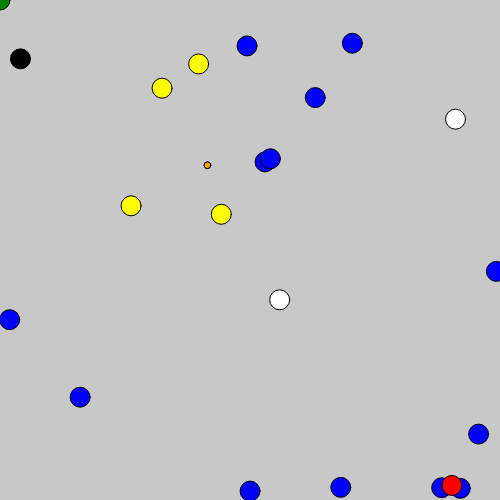
Frame 1 (no input)
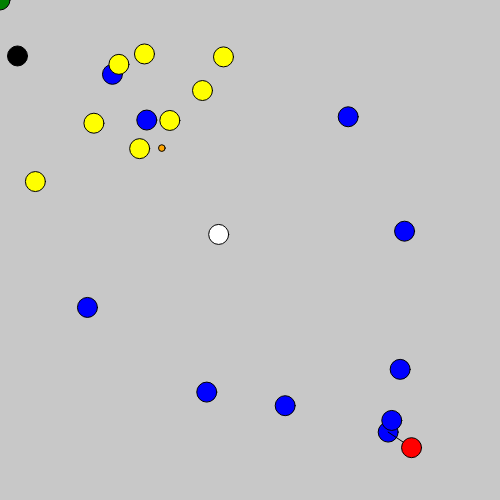
Frame 60 (no input)
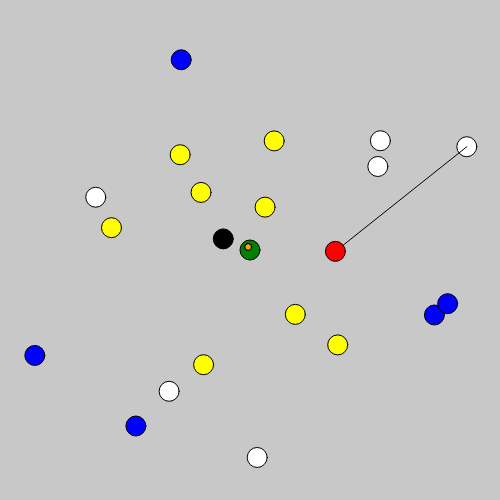
Frame 120 (the mouse pressed at the canvas centre since frame 60)

The p5.js sketch that drew these frames (run headless with seeded random() and noise() and a simulated clock; from frame 60 on, the mouse is pressed at the canvas centre):

// p5.js sketch
// ── sketch.js
let herd;

let goal;
let dog;

function setup() {
  createCanvas(CANVAS_WIDTH, CANVAS_HEIGHT);
  frameRate(FRAME_RATE);
  // 1 - Initialize Population
  goal = createVector(0, 0);
  dog = new Dog(
    Math.random() * CANVAS_WIDTH - CANVAS_WIDTH / 2,
    Math.random() * CANVAS_WIDTH - CANVAS_WIDTH / 2
  );
  let sheep = [];
  for (let i = 0; i < N_SHEEP; i++) {
    const s = new Sheep(
      Math.random() * CANVAS_WIDTH - CANVAS_WIDTH / 2,
      Math.random() * CANVAS_HEIGHT - CANVAS_HEIGHT / 2
    );
    sheep.push(s);
  }
  herd = new Herd(sheep);
}

const NUM_GENERATIONS = 30;
let generation = 0;
const NUM_ITERATIONS = 100;
let iteration = 0;
let progress = [];
let gen_progress = [];
function draw() {
  if (iteration == NUM_ITERATIONS) {
    iteration = 0;
    console.log(
      `Gen: ${generation} - Best: ${herd.fBest} - Mean: ${herd.meanSV}`
    );
    console.log(progress);
    progress = [];
    generation++;
    gen_progress.push(herd.fBest);
    console.log(gen_progress);
    setup();
  }
  // Coordinate System
  translate(CANVAS_WIDTH / 2, CANVAS_HEIGHT / 2);

  // Initial Drawing
  background(200);
  fill(color("green"));
  // circle(goal.x, goal.y, CIRCLE_SIZE);
  circle(mouseX - CANVAS_WIDTH / 2, mouseY - CANVAS_HEIGHT / 2, CIRCLE_SIZE);

  // RUN
  herd.run(dog);
  dog.run(herd, goal);

  iteration++;
  progress.push(herd.fBest);
}

// ── consts.js
const CANVAS_HEIGHT = 500;
const CANVAS_WIDTH = 500;

const N_SHEEP = 20;
const CIRCLE_SIZE = 20;

const SHEEP_SIGHT_FOR_DOG = 150;
const SHEEP_SIGHT_FOR_OTHER_SHEEP = 150;

const SHEEP_VELOCITY_MULT = 0.01;
const DOG_VELOCITY_MULT = 0.01;

const FRAME_RATE = 30;

// ── dog.js
class Dog {
  constructor(x, y) {
    this.position = createVector(x, y);
    this.fitness = 0;
    this.status = 0;
  }

  render(herd) {
    this.calculateFitness(herd);

    let c = color("red");
    fill(c);
    stroke(0);
    circle(this.position.x, this.position.y, CIRCLE_SIZE);
  }

  calculateFitness(herd) {
    this.fitness = 0;
    for (let sheep of herd.sheep) {
      this.fitness += f(sheep.position);
    }
    this.fitness = (this.fitness / herd.sheep.length).toFixed(0);
  }

  move(herd) {
    let chosenSheep = null;

    // Original Prey Selection
    // let attrs = [];
    // let attrSum = 0;
    // for (const s of herd.sheep) {
    //   const distanceToDog =
    //     this.position.dist(s.position) / (CANVAS_HEIGHT / 2);
    //   const attr =
    //     1 -
    //     calculateSV(s.position, herd) *
    //       Math.pow(Math.E, -distanceToDog * distanceToDog);
    //   attrs.push(attr);
    //   attrSum += attr;
    // }
    // const probabilities = attrs.map((attr) => attr / attrSum);
    // const cumultProbabilities = probabilities.map(
    //   (
    //     (sum) => (value) =>
    //       (sum += value)
    //   )(0)
    // );
    // const dice = Math.random();
    // for (let i = 0; i < N_SHEEP; i++) {
    //   if (dice < cumultProbabilities[i]) {
    //     chosenSheep = herd.sheep[i];
    //     break;
    //   }
    // }

    // let worstSV = 1;
    // for (const sheep of herd.sheep) {
    //   const SV = calculateSV(sheep.position, herd, sheep.status);
    //   if (SV < worstSV) {
    //     worstSV = SV;
    //     chosenSheep = sheep;
    //   }
    // }

    let biggestDistance = 0;
    for (const sheep of herd.sheep) {
      const distanceToBest = sheep.position.dist(herd.bestPosition);
      if (distanceToBest > biggestDistance) {
        biggestDistance = distanceToBest;
        chosenSheep = sheep;
      }
    }

    line(
      this.position.x,
      this.position.y,
      chosenSheep.position.x,
      chosenSheep.position.y
    );

    let velocity = p5.Vector.sub(chosenSheep.position, this.position).mult(5);

    for (let sheep of herd.sheep) {
      let sheepRepulsion = p5.Vector.sub(this.position, sheep.position);

      sheepRepulsion.mult(
        2 * Math.random() * selfishness(this.position, sheep.position)
      );
      velocity.add(sheepRepulsion / N_SHEEP);
    }

    // const chosenSheep = herd.leader;

    velocity.mult(DOG_VELOCITY_MULT);

    this.position.add(velocity);
  }

  run(herd) {
    this.move(herd);
    this.render(herd);
  }
}

// ── sheep.js
class Sheep {
  constructor(x, y) {
    this.position = createVector(x, y);
    this.centerOfMassPosition = this.position;
    this.velocity = createVector(0, 0);
    this.status = null;
    this.attractiveness = 0;
  }

  nearestBestNeighbor(herd) {
    //1. it is the nearest herd member to me (other than the herd’s leader);
    //2. it has better survival aptitudes than me
    let bestDistance = Infinity;
    let bestSheepNeighbor = null;
    const mySV = calculateSV(this.position, herd, this.status);

    for (const s of herd.sheep) {
      if (s != this && s.status != "l") {
        const candidateDistanceToMe = s.position.dist(this.position);

        if (
          candidateDistanceToMe < bestDistance &&
          calculateSV(s.position, herd, s.status) > mySV
        ) {
          bestSheepNeighbor = s;
          bestDistance = candidateDistanceToMe;
        }
      }
    }
    return bestSheepNeighbor;
  }

  setStatus(herd) {
    // fd (Folower Dominant) | fs (Folower Subordinate) | d (Deserter)
    const rand = Math.random();
    // console.log(calculateSV(this.position, herd, this.status), rand);
    // Follower
    if (this == herd.leader) {
      this.status = "l";
    } else if (calculateSV(this.position, herd, this.status) >= rand) {
      if (calculateSV(this.position, herd, this.status) >= herd.meanSV)
        this.status = "fd";
      else this.status = "fs";
    }
    // Deserter
    else {
      this.status = "d";
    }
    // this.status = "fs";
    return this.status;
  }

  move(herd, dog) {
    this.velocity = createVector(0, 0);

    // const SVPredator = calculateSV(dog.position, herd);
    // const predatorRepulsion = p5.Vector.sub(dog.position, this.position);
    const distanceToDog = this.position.dist(dog.position) / CANVAS_HEIGHT;
    // predatorRepulsion.mult(-distanceToDog);

    // let predatorRepulsion = p5.Vector.sub(this.position, dog.position);
    // const dogRepulstionMagnitude =
    //   SHEEP_VELOCITY *
    //   Math.pow(Math.E, -((distanceToDog * distanceToDog) / (100 * 100)));
    // predatorRepulsion.setMag(dogRepulstionMagnitude);
    // this.position.add(predatorRepulsion);

    // let predatorRepulsion = p5.Vector.sub(this.position, dog.position);
    // predatorRepulsion.mult(2 * selfishness(this.position, dog.position));
    // this.velocity.add(predatorRepulsion);

    // line(
    //   this.position.x,
    //   this.position.y,
    //   predatorRepulsion.x,
    //   predatorRepulsion.y
    // );

    if (this.status == "l") {
      if (calculateSV(this.position, herd, herd, this.status) == 1) {
        // Seemingly Cooperative Leadership
        const SVPredator = calculateSV(dog.position, herd);
        this.velocity = p5.Vector.sub(dog.position, this.position);
        this.velocity.mult(
          -2 *
            Math.random() *
            selfishness(this.position, dog.position, SVPredator)
        );
      } else {
        // Openly Selfish Leadership
        this.velocity = p5.Vector.sub(herd.bestPosition, this.position);
        this.velocity = this.velocity.mult(
          2 * Math.random() * selfishness(this.position, herd.bestPosition)
        );
      }
    } else if (this.status == "fd") {
      // Nearest Neighbor Movement Rule
      const leaderSV = calculateSV(herd.leader.position, herd, this.status);
      let leaderAttraction = p5.Vector.sub(herd.leader.position, this.position);
      leaderAttraction = leaderAttraction.mult(
        Math.random() *
          selfishness(this.position, herd.leader.position, leaderSV)
      );
      const bestNeighbor = this.nearestBestNeighbor(herd);
      if (bestNeighbor) {
        const bestNeighborSV = calculateSV(
          bestNeighbor.position,
          herd,
          bestNeighbor.status
        );
        let bestNeighborAttraction = p5.Vector.sub(
          bestNeighbor.position,
          this.position
        );
        bestNeighborAttraction = bestNeighborAttraction.mult(
          Math.random() *
            selfishness(this.position, bestNeighbor.position, bestNeighborSV)
        );
        this.velocity = p5.Vector.add(
          leaderAttraction,
          bestNeighborAttraction
        ).mult(2);
      } else {
        this.velocity = leaderAttraction;
      }
      // this.velocity.setMag(SHEEP_VELOCITY);
      // this.velocity.add(predatorRepulsion);
    } else if (this.status == "fs") {
      // Crowded Horizon Movement
      fill(color("orange"));
      circle(herd.centerOfMass.x, herd.centerOfMass.y, CIRCLE_SIZE / 3);
      const centerOfMassSV = calculateSV(herd.centerOfMass, herd);
      this.velocity = p5.Vector.sub(herd.centerOfMass, this.position);
      this.velocity.mult(
        2 *
          Math.random() *
          selfishness(this.position, herd.centerOfMass, centerOfMassSV)
      );
    } else {
      // Herd Desertion
      const attractionToBestPosition = p5.Vector.sub(
        herd.bestPosition,
        this.position
      ).mult(Math.random() * selfishness(this.position, herd.bestPosition));

      const attractionToRandom = p5.Vector.random2D().mult(
        Math.random() * (1 - calculateSV(this.position, herd))
      );

      this.velocity = p5.Vector.add(
        attractionToBestPosition,
        attractionToRandom
      ).mult(2);
    }

    this.velocity.mult(SHEEP_VELOCITY_MULT);
    this.position.add(this.velocity);
  }

  run(herd, dog) {
    this.setStatus(herd);
    this.move(herd, dog);
    this.render();
  }

  render() {
    let c =
      this.status == "l"
        ? color("black")
        : this.status == "d"
        ? color("blue")
        : this.status == "fd"
        ? color("yellow")
        : color("white");

    stroke(0);
    fill(c);
    circle(this.position.x, this.position.y, CIRCLE_SIZE);

    stroke(175);
    // line(
    //   this.position.x,
    //   this.position.y,
    //   bestNeighborPosition.x,
    //   bestNeighborPosition.y
    // );

    stroke(0);
    // line(
    //   this.position.x,
    //   this.position.y,
    //   this.centerOfMassPosition.x,
    //   this.centerOfMassPosition.y
    // );
    noFill();
    // circle(this.position.x, this.position.y, SHEEP_SIGHT_FOR_DOG*2)
  }
}

class Herd {
  constructor(sheep) {
    this.sheep = sheep;
    const fs = sheep.sort((a, b) => f(a.position) - f(b.position));
    this.fBest = f(sheep[0].position);
    this.fWorst = f(sheep[sheep.length - 1].position);
    this.bestPosition = sheep[0].position;

    this.leader = null;
    this.meanSV = null;
    this.centerOfMass = null;
  }

  calculateSVs() {
    let bestSV = 0;
    let SVSum = 0;
    let SVDistanceSum = createVector(0, 0);

    for (const [i, s] of this.sheep.entries()) {
      const sheepF = f(s.position);
      const SV = calculateSV(s.position, this, s.status);
      SVSum += SV;
      SVDistanceSum.add(p5.Vector.mult(s.position, SV));

      // Define Leader
      if (SV > bestSV) {
        this.leader = s;
        bestSV = SV;
      }

      // Get bestF and bestPosition
      if (sheepF < this.fBest) {
        this.fBest = sheepF;
        this.bestPosition = s.position;
      }

      // Get worstF
      if (this.sheep > this.fWorst) {
        this.fWorst = sheepF;
      }
    }

    this.meanSV = SVSum / this.sheep.length;
    this.centerOfMass = p5.Vector.div(SVDistanceSum, SVSum);
  }
  run(dog) {
    this.calculateSVs();
    for (let s of this.sheep) {
      s.run(this, dog); // Passing the entire list of boids to each boid individually
    }
  }
}

// ── utils.js
const f = (position) => {
  return position.dist(
    createVector(mouseX - CANVAS_WIDTH / 2, mouseY - CANVAS_HEIGHT / 2)
  );
  // return ackley(position.x, position.y);
  // return rastrigin(position.x, position.y);
};
function ackley(x, y) {
  return (
    -20.0 *
      Math.exp(-0.2 * Math.sqrt(0.5 * (Math.pow(x, 2) + Math.pow(y, 2)))) -
    Math.exp(0.5 * (Math.cos(2 * Math.PI * x) + Math.cos(2 * Math.PI * y))) +
    Math.E +
    20
  );
}

function rastrigin(x, y) {
  return (
    x ** 2 -
    10 * Math.cos(2 * Math.PI * x) +
    (y * y - 10 * Math.cos(2 * Math.PI * y)) +
    20
  );
}

const selfishness = (aPosition, bPosition, SV) => {
  const distance = aPosition.dist(bPosition) / CANVAS_HEIGHT;
  if (SV) {
    return SV * Math.pow(Math.E, -1 * (distance * distance));
  } else {
    return Math.pow(Math.E, -1 * (distance * distance));
  }
};

const calculateSV = (position, herd, status) => {
  return 1 - (f(position) - herd.fBest) / (herd.fWorst - herd.fBest);
};
